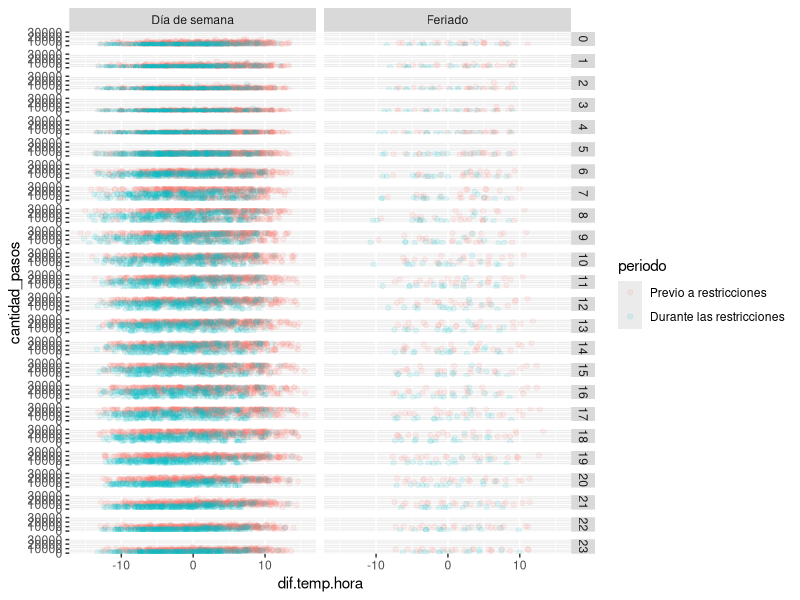
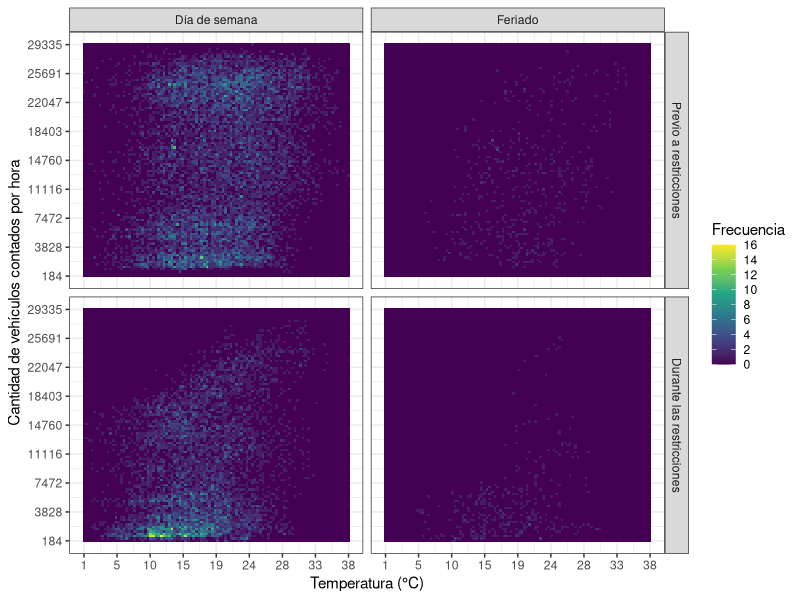
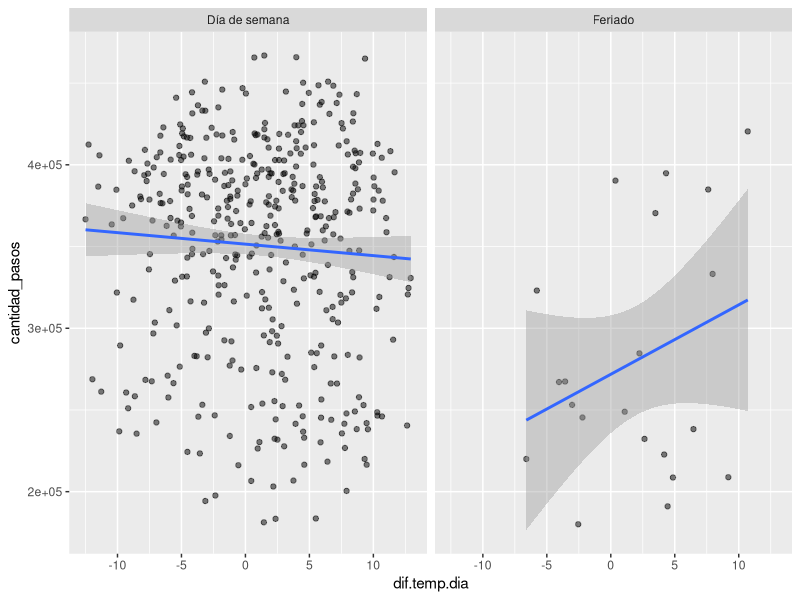
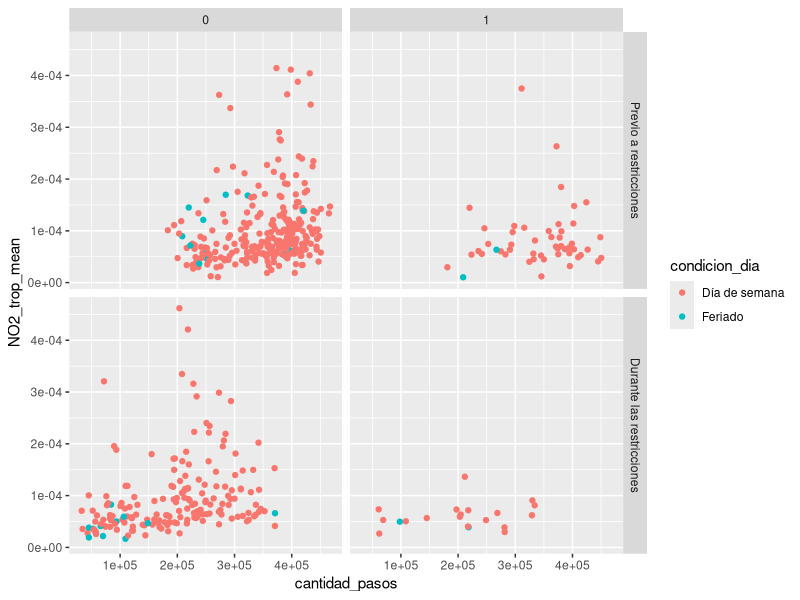
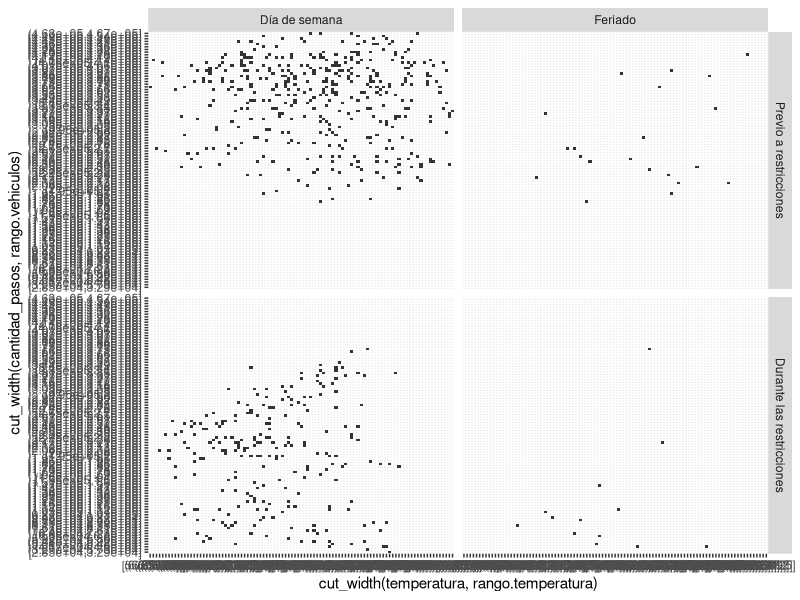
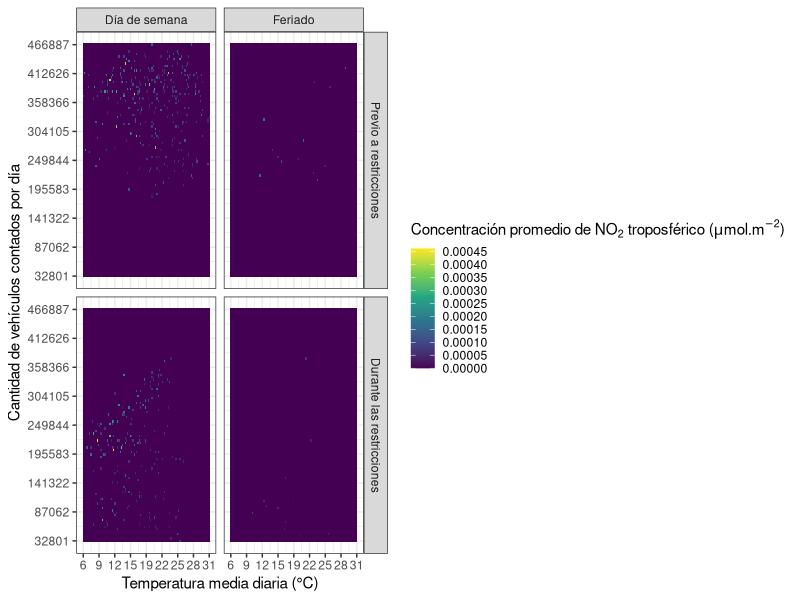
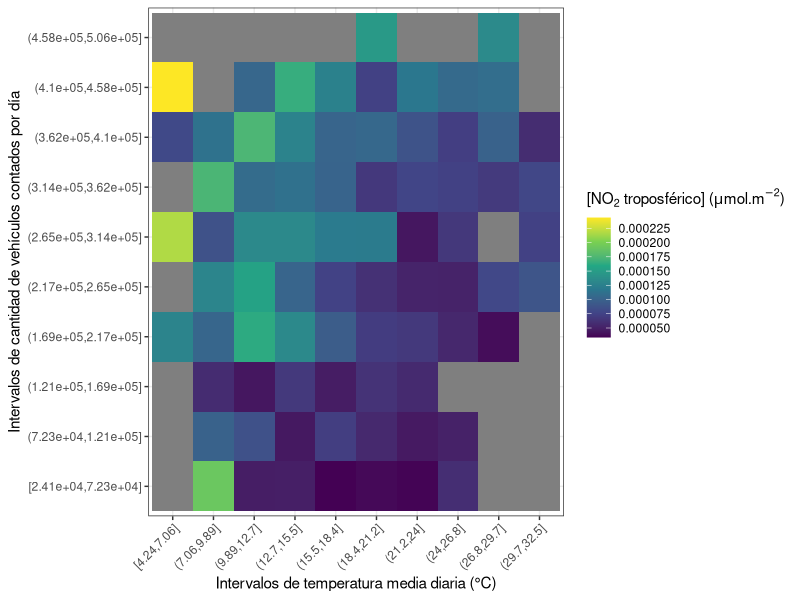

The R script that drew these images, in order: (Note: this script raises an error after producing the figures.)
rm(list=ls())
gc()

##### Analisis descriptivo entre variables ####
library(tidyverse)
library(data.table)
library(lubridate)


#Vehiculos vs meteorologicas
#Procesamiento vehiculos
vehiculos <- fread("Datos/Procesados/conteo_vehicular.csv")
feriados <- fread("Datos/feriados.csv", encoding = "UTF-8")

vehiculos[, periodo := fifelse(fecha_hora < as.Date("2020-03-20"), "Previo a restricciones", "Durante las restricciones") %>%
            as.factor() %>%
            fct_rev()]

vehiculos[, dia_semana := weekdays(fecha_hora) %>%
            str_to_title() %>%
            factor(levels = c("Lunes", "Martes", "Miércoles", "Jueves", "Viernes", "Sábado", "Domingo"))]

vehiculos[, condicion_dia := fcase(as.Date(fecha_hora) %in% feriados$ds, "Feriado",
                                   dia_semana %in% c("Sábado", "Domingo"), "Fin de semana",
                                   default = "Día de semana") %>%
            factor(levels = c("Día de semana", "Fin de semana", "Feriado"))]

#Procesamiento tiempo

tiempo <- fread("Datos/Procesados/datos_tiempo_procesados.csv")

#Uno las bases

vehiculos.tiempo <- vehiculos %>%
  merge(tiempo[, .(fecha_hora, temperatura, pp)], by = "fecha_hora")

# Las analizo
#Construyo nueva variable que es diferencia de temperatura a la promedio para esa hora del dia con todos los datos que pueda
tiempo[, hora := hour(fecha_hora)]
tiempo[, temp.media.hora := mean(temperatura), by = hora]

vehiculos.tiempo <- vehiculos.tiempo %>%
  merge(tiempo[, .(fecha_hora, hora, temp.media.hora)], by = "fecha_hora")

vehiculos.tiempo[, dif.temp.hora := temperatura - temp.media.hora]

vehiculos.tiempo %>%
  ggplot(aes(x = dif.temp.hora, y = cantidad_pasos, col = periodo)) +
  geom_point(alpha = 0.1) +
  facet_grid(hora~condicion_dia)

cor.test(vehiculos.tiempo$cantidad_pasos, vehiculos.tiempo$temperatura, method = "pearson")

#Heatmap

cantidad.pixeles <- 100

rango.temperatura <- diff(range(vehiculos.tiempo$temperatura)) / (cantidad.pixeles - 1)

rango.vehiculos <- diff(range(vehiculos.tiempo$cantidad_pasos)) / (cantidad.pixeles - 1)


vehiculos.tiempo.heatmap <- vehiculos.tiempo[, .(temperatura = cut_width(temperatura, rango.temperatura, labels = FALSE),
                                                 cantidad_pasos = cut_width(cantidad_pasos, rango.vehiculos, labels = FALSE),
                                                 periodo,
                                                 condicion_dia)]

vehiculos.tiempo.heatmap <- vehiculos.tiempo.heatmap[, .(frecuencia = .N), by = .(temperatura, cantidad_pasos, periodo, condicion_dia)]


grilla.vacia <- expand.grid(temperatura = 1:cantidad.pixeles,
            cantidad_pasos = 1:cantidad.pixeles,
            periodo = unique(vehiculos.tiempo.heatmap$periodo),
            condicion_dia = unique(vehiculos.tiempo.heatmap$condicion_dia)) %>%
  as.data.table()

vehiculos.tiempo.heatmap <- grilla.vacia %>%
  merge(vehiculos.tiempo.heatmap, by = c("temperatura", "cantidad_pasos", "periodo", "condicion_dia"), all = TRUE)

vehiculos.tiempo.heatmap[is.na(frecuencia), frecuencia := 0]

num.ticks <- 9

vehiculos.tiempo.heatmap %>%
  ggplot(aes(x = temperatura, y = cantidad_pasos, fill = frecuencia)) +
  geom_tile() +
  facet_grid(periodo~condicion_dia) +
  scale_fill_viridis_c(n.breaks = 10) +
  scale_x_continuous(breaks = seq(1, cantidad.pixeles, length.out = num.ticks), labels = round(seq(range(vehiculos.tiempo$temperatura)[1], range(vehiculos.tiempo$temperatura)[2], length.out = num.ticks))) +
  scale_y_continuous(breaks = seq(1, cantidad.pixeles, length.out = num.ticks), labels = round(seq(range(vehiculos.tiempo$cantidad_pasos)[1], range(vehiculos.tiempo$cantidad_pasos)[2], length.out = num.ticks))) +
  labs(x = "Temperatura (°C)", y = "Cantidad de vehículos contados por hora", fill = "Frecuencia") +
  theme_bw()


#Lo mismo pero diario:
vehiculos.tiempo.diario <- vehiculos.tiempo[, .(cantidad_pasos = sum(cantidad_pasos, na.rm = TRUE),
                                                periodo = unique(periodo),
                                                dia_semana = unique(dia_semana),
                                                condicion_dia = unique(condicion_dia),
                                                temperatura = mean(temperatura, na.rm = TRUE),
                                                pp = as.numeric(sum(pp, na.rm = TRUE)> 1),
                                                dif.temp.dia = mean(dif.temp.hora, na.rm = TRUE)),
                                            by = .(fecha = as.Date(fecha_hora))]

tiempo.diario <- tiempo[, .(temperatura = mean(temperatura, na.rm = TRUE)), by = .(fecha = as.Date(fecha_hora))]
tiempo.diario[, doy := yday(fecha)]
tiempo.diario[, dif.temp.media := temperatura - mean(temperatura), by = doy]

vehiculos.tiempo.diario[periodo == "Previo a restricciones"] %>%
  merge(tiempo.diario[, .(fecha, dif.temp.media)], by = "fecha") %>%
  ggplot(aes(x = dif.temp.dia, y = cantidad_pasos)) +
  geom_point(alpha = 0.5) +
  facet_wrap(condicion_dia~.) +
  geom_smooth(method = "lm")

#### Nitrogeno vs otras:

no2 <- fread("Datos/Procesados/no2_diario_procesado.csv")


vehiculos.tiempo.no2 <- vehiculos.tiempo.diario %>%
  merge(no2, by = "fecha")

vehiculos.tiempo.no2 %>%
  ggplot(aes(x = cantidad_pasos, y = NO2_trop_mean, col = condicion_dia)) +
  geom_point() +
  facet_grid(periodo~pp)

#Heatmap
cantidad.pixeles <- 100

rango.temperatura <- diff(range(vehiculos.tiempo.no2$temperatura)) / (cantidad.pixeles - 1)

rango.vehiculos <- diff(range(vehiculos.tiempo.no2$cantidad_pasos)) / (cantidad.pixeles - 1)


vehiculos.tiempo.no2.heatmap <- vehiculos.tiempo.no2[, .(temperatura = cut_width(temperatura, rango.temperatura, labels = FALSE),
                                                 cantidad_pasos = cut_width(cantidad_pasos, rango.vehiculos, labels = FALSE),
                                                 NO2_trop_mean,
                                                 periodo,
                                                 condicion_dia)]

vehiculos.tiempo.no2.heatmap <- vehiculos.tiempo.no2.heatmap[, .(frecuencia = mean(NO2_trop_mean, na.rm = TRUE)), by = .(temperatura, cantidad_pasos, periodo, condicion_dia)]


grilla.vacia <- expand.grid(temperatura = 1:cantidad.pixeles,
                            cantidad_pasos = 1:cantidad.pixeles,
                            periodo = unique(vehiculos.tiempo.no2.heatmap$periodo),
                            condicion_dia = unique(vehiculos.tiempo.no2.heatmap$condicion_dia)) %>%
  as.data.table()

vehiculos.tiempo.no2.heatmap <- grilla.vacia %>%
  merge(vehiculos.tiempo.no2.heatmap, by = c("temperatura", "cantidad_pasos", "periodo", "condicion_dia"), all = TRUE)

vehiculos.tiempo.no2.heatmap[is.na(frecuencia), frecuencia := 0]

vehiculos.tiempo.no2 %>%
  ggplot(aes(x = cut_width(temperatura, rango.temperatura), y = cut_width(cantidad_pasos, rango.vehiculos))) +
  geom_tile() +
  facet_grid(periodo~condicion_dia)

num.ticks <- 9

vehiculos.tiempo.no2.heatmap %>%
  ggplot(aes(x = temperatura, y = cantidad_pasos, fill = frecuencia)) +
  geom_tile() +
  facet_grid(periodo~condicion_dia) +
  scale_fill_viridis_c(n.breaks = 10) +
  scale_x_continuous(breaks = seq(1, cantidad.pixeles, length.out = num.ticks), labels = round(seq(range(vehiculos.tiempo.no2$temperatura)[1], range(vehiculos.tiempo.no2$temperatura)[2], length.out = num.ticks))) +
  scale_y_continuous(breaks = seq(1, cantidad.pixeles, length.out = num.ticks), labels = round(seq(range(vehiculos.tiempo.no2$cantidad_pasos)[1], range(vehiculos.tiempo.no2$cantidad_pasos)[2], length.out = num.ticks))) +
  labs(x = "Temperatura media diaria (°C)", y = "Cantidad de vehículos contados por día", fill = expression(paste("Concentración promedio de ", NO[2], " troposférico (", mu, "mol.", m^-2, ")"))) +
  theme_bw()

#Sin agrupar:
cantidad.pixeles <- 10

rango.temperatura <- diff(range(vehiculos.tiempo.no2$temperatura)) / (cantidad.pixeles - 1)

rango.vehiculos <- diff(range(vehiculos.tiempo.no2$cantidad_pasos)) / (cantidad.pixeles - 1)


vehiculos.tiempo.no2.heatmap <- vehiculos.tiempo.no2[, .(temperatura = cut_width(temperatura, rango.temperatura),#, labels = FALSE),
                                                         cantidad_pasos = cut_width(cantidad_pasos, rango.vehiculos),#, labels = FALSE),
                                                         temperatura_orden = cut_width(temperatura, rango.temperatura, labels = FALSE),
                                                         cantidad_pasos_orden = cut_width(cantidad_pasos, rango.vehiculos, labels = FALSE),
                                                         NO2_trop_mean)]

vehiculos.tiempo.no2.heatmap <- vehiculos.tiempo.no2.heatmap[, .(frecuencia = mean(NO2_trop_mean, na.rm = TRUE),
                                                                 temperatura_orden,
                                                                 cantidad_pasos_orden), by = .(temperatura, cantidad_pasos)]


grilla.vacia <- expand.grid(temperatura = unique(vehiculos.tiempo.no2.heatmap$temperatura),# 1:cantidad.pixeles,
                            cantidad_pasos = unique(vehiculos.tiempo.no2.heatmap$cantidad_pasos)) %>%#1:cantidad.pixeles) %>%
  as.data.table()

vehiculos.tiempo.no2.heatmap <- grilla.vacia %>%
  merge(vehiculos.tiempo.no2.heatmap, by = c("temperatura", "cantidad_pasos"), all = TRUE)

#vehiculos.tiempo.no2.heatmap[is.na(frecuencia), frecuencia := 0]

num.ticks <- 9

(heatmap.vehiculos.temperatura.no2 <- vehiculos.tiempo.no2.heatmap %>%
  ggplot(aes(x = temperatura, y = cantidad_pasos, fill = frecuencia)) +
  geom_tile() +
  scale_fill_viridis_c(n.breaks = 10) +
  # scale_x_continuous(breaks = seq(1, cantidad.pixeles, length.out = num.ticks), labels = round(seq(range(vehiculos.tiempo.no2$temperatura)[1], range(vehiculos.tiempo.no2$temperatura)[2], length.out = num.ticks))) +
  # scale_y_continuous(breaks = seq(1, cantidad.pixeles, length.out = num.ticks), labels = round(seq(range(vehiculos.tiempo.no2$cantidad_pasos)[1], range(vehiculos.tiempo.no2$cantidad_pasos)[2], length.out = num.ticks))) +
  labs(x = "Intervalos de temperatura media diaria (°C)", y = "Intervalos de cantidad de vehículos contados por día", fill = expression(paste("[", NO[2], " troposférico] (", mu, "mol.", m^-2, ")"))) +
  theme_bw() +
    theme(axis.text.x = element_text(angle = 45, vjust = 1, hjust = 1)))

ggsave("Figuras/Descriptiva/Heatmap_vehiculos_temperatura_no2.png", heatmap.vehiculos.temperatura.no2, width = 10, height = 6)

# tests contra no2:
cor.test(vehiculos.tiempo.no2$cantidad_pasos, vehiculos.tiempo.no2$NO2_trop_mean, method = "spearman")
cor.test(vehiculos.tiempo.no2$temperatura, vehiculos.tiempo.no2$NO2_trop_mean, method = "spearman")
